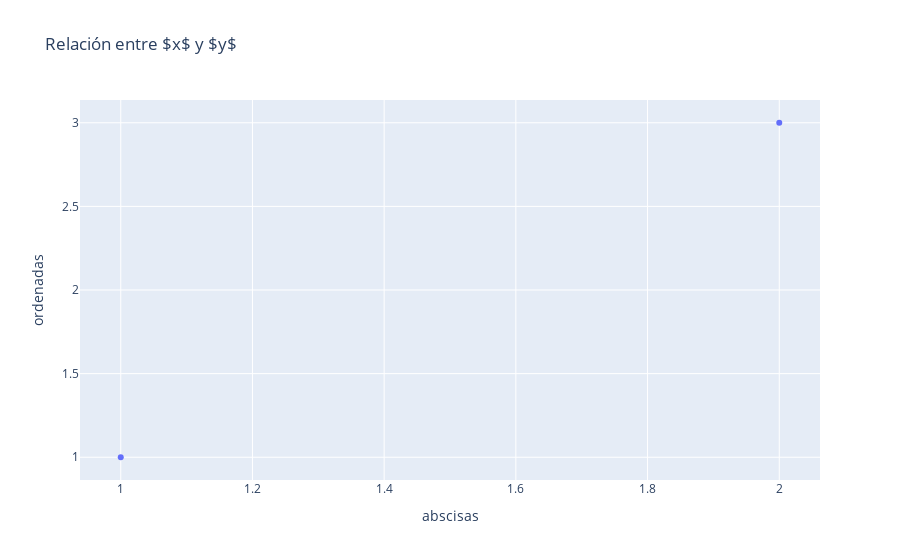

Notebook code for this chart:
### Code cell


### Figure 1 — Plotly figure (JSON) as saved in the notebook; plotly's stock layout.template omitted (floating-point values rounded to 4 significant figures)
{"data": [{"hovertemplate": "abscisas=%{x}<br>ordenadas=%{y}<extra></extra>", "legendgroup": "", "marker": {"color": "#636efa", "symbol": "circle"}, "mode": "markers", "name": "", "orientation": "v", "showlegend": false, "type": "scatter", "x": [1, 2], "xaxis": "x", "y": [1, 3], "yaxis": "y"}], "layout": {"legend": {"tracegroupgap": 0}, "title": {"text": "Relación entre $x$ y $y$"}, "xaxis": {"anchor": "y", "domain": [0, 1], "title": {"text": "abscisas"}}, "yaxis": {"anchor": "x", "domain": [0, 1], "title": {"text": "ordenadas"}}}}
